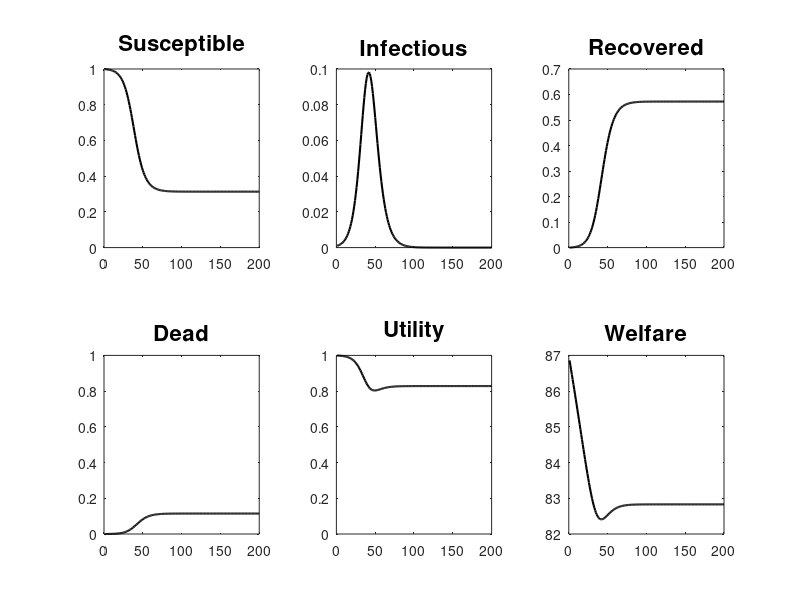
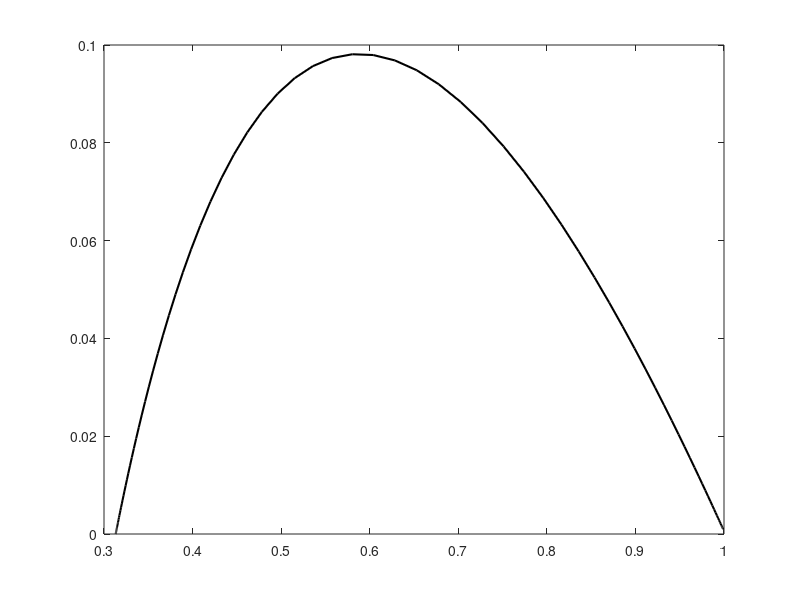

The MATLAB source for these figures, in order: (Note: this script raises an error after producing the figures.)
close all;
T=200;
cGAMMA = 0.4;
cTAU   = 0.2;
cPHI   = 0.04;
cCHI   = 0.5;
cBETA  = 0.99;

SS=zeros(1,T);
II=zeros(1,T);
YY=zeros(1,T);
UU=zeros(1,T);
WW=zeros(1,T); 
RR=zeros(1,T);
DD=zeros(1,T);

% ============= 
cTAU_base   = cTAU;
cALPHA=zeros(1,T);

% Initial Condition
II(1) = 0.001;
SS(1) = 1 - II(1);
RR(1) = 0;
DD(1) = 0;
YY(1) = (SS(1)+RR(1))*(1-cALPHA(1)); 
UU(1) = YY(1) - cCHI*II(1);

%========= Dynamics
for t=2:T
	SS(t) = SS(t-1) - cGAMMA*(1-cALPHA(t-1))*SS(t-1)*II(t-1);	
	II(t) = II(t-1) + cGAMMA*(1-cALPHA(t-1))*SS(t-1)*II(t-1) - cTAU*II(t-1) - cPHI*II(t-1);	
	RR(t) = RR(t-1) + cTAU*II(t-1);	
	DD(t) = DD(t-1) + cPHI*II(t-1);	
	YY(t) = (SS(t)+RR(t))*(1-cALPHA(t)); 
	UU(t) = YY(t) - cCHI*DD(t);
end

%========= Steady state values
SSs = SS(T);
IIs = 0;
RRs = RR(T);
DDs = DD(T);
YYs = SSs+RRs;
UUs = YYs -cCHI*DDs;
WWs = UUs/(1-cBETA);

%========= Computing welfare
WW(T)=WWs;
for t=T-1:-1:1
	WW(t) = UU(t) +cBETA*WW(t+1);
end

figure(1)
subplot(2,3,1)
plot([1:T],SS,'k','LineWidth',1.5);
title('Susceptible','FontSize',16)
ylim([0 1])
hold on
subplot(2,3,2)
plot([1:T],II,'k','LineWidth',1.5);
title('Infectious','FontSize',16)
hold on
subplot(2,3,3)
plot([1:T],RR,'k','LineWidth',1.5);
title('Recovered','FontSize',16)
hold on
subplot(2,3,4)
plot([1:T],DD,'k','LineWidth',1.5);
title('Dead','FontSize',16)
ylim([0 1])
hold on
subplot(2,3,5)
plot([1:T],UU,'k','LineWidth',1.5);
title('Utility','FontSize',16)
ylim([0 1])
hold on
subplot(2,3,6)
plot([1:T],WW,'k','LineWidth',1.5);
title('Welfare','FontSize',16)
hold on
%legend('\tau=0.5','\tau=0.25','FontSize',16,'Location','Southeast')

figure(2)
plot(SS,II,'k','LineWidth',1.5);
xline((cTAU_base+cPHI)/cGAMMA,'k')
ylim([0 1.5*max(II)]) 
xlabel('S','FontSize',14)
ylabel('I','FontSize',14)
hold on
%legend('\tau=0.5','\tau=0.5','\tau=0.25','\tau=0.25','FontSize',16,'Location','Northeast')

set(figure(1),'PaperOrientation','Landscape');
set(figure(1),'PaperPosition',[0 0 2*11 2*8.5]);
%print(figure(1),'-dpng','sird_IRFs.png');

set(figure(2),'PaperOrientation','Landscape');
%print(figure(2),'-dpng','sird_phase.png');
